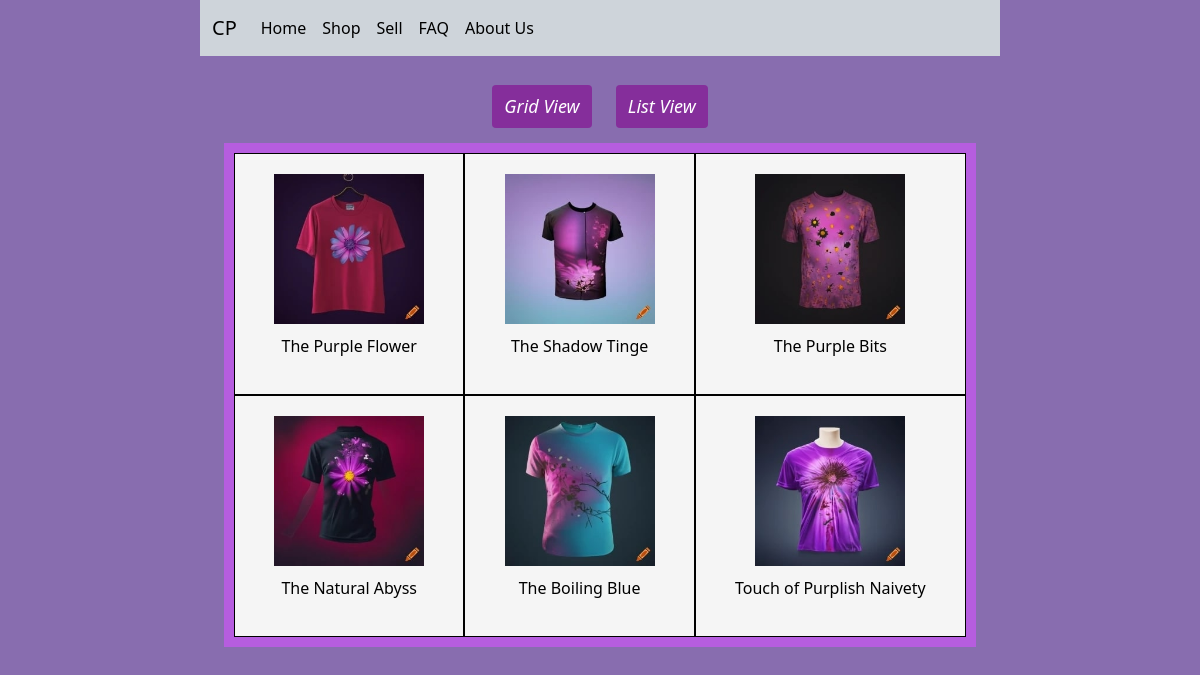
Page /products on the committed database.
### tables this page shows
CREATE TABLE "items" (
	"id"	INTEGER NOT NULL,
	"name"	TEXT NOT NULL,
	"price"	INTEGER,
	"size"	TEXT NOT NULL,
	"image_filename"	TEXT,
	"description"	TEXT,
	"stock"	INTEGER NOT NULL,
	"timestamp"	TIMESTAMP NOT NULL DEFAULT CURRENT_TIMESTAMP,
	"image"	BLOB,
	PRIMARY KEY("id" AUTOINCREMENT)
);

### myapp/app.py (the view)
@app.route('/products')
def products():
    view = request.args.get('view', 'grid')
    item_list = get_all_items()
    return render_template("products.html", items=item_list, view=view)

### myapp/data.py (called while the page is built)
def connect_to_db(path):
    conn = sqlite3.connect(path)
    conn.row_factory = sqlite3.Row
    return conn, conn.cursor()

def get_all_items():
    conn, cur = connect_to_db(db_path)
    query = 'SELECT *, "/static/img/" || image_filename AS image_url FROM items'
    results = cur.execute(query).fetchall()
    conn.close()
    return results

### myapp/templates/products.html (shortened to what this page needs)
{% extends 'base.html' %}
{% block content %}
<div class="view-options">
  <a href="{{ url_for('products', view='grid') }}" class="view-option {% if view == 'grid' %}active{% endif %}">
    <button class="view-button"><i class="fas fa-th-large"> Grid View </i></button>
  </a>
  <a href="{{ url_for('products', view='list') }}" class="view-option {% if view == 'list' %}active{% endif %}">
    <button class="view-button"><i class="fas fa-bars"> List View </i></button>
  </a>
</div>
{% set displayed_items = [] %}
{% if view == 'grid' %}
  <div class="grid-container">
    {% for item in items %}
      {% if item['image_url'] not in displayed_items %}
        {% set _ = displayed_items.append(item['image_url']) %}
        <div class="grid-item">
          <a href="{{ url_for('item_by_name', name=item['name']) }}">
            <img src="{{ item['image_url'] }}" alt="Item Image">
            <p>{{ item['name'] }}</p>
          </a>
        </div>
      {% endif %}
    {% endfor %}
  </div>
{% endif %}
{% endblock %}

### myapp/templates/base.html (shortened to what this page needs)
<!DOCTYPE html>
<html lang="en">
<head>
    <link href="https://cdn.jsdelivr.net/npm/bootstrap@5.3.0-alpha3/dist/css/bootstrap.min.css" rel="stylesheet">
    <link href="../static/css/style.css" rel="stylesheet">
</head>
<body>
    <nav class="navbar navbar-expand-sm bg-dark-subtle bg-body-tertiary">
        <div class="container-fluid">
          <a class="navbar-brand" href="{{url_for('index')}}">CP</a>
          <div class="collapse navbar-collapse" id="navbarSupportedContent">
            <ul class="navbar-nav me-auto mb-2 mb-lg-0">
              <li class="nav-item">
                <a class="nav-link active" aria-current="page" href="{{url_for('index')}}">Home</a>
              </li>
              <li class="nav-item">
                <a class="nav-link" href="{{url_for('products')}}">Shop</a>
              </li>
              <li class="nav-item">
                <a class="nav-link" href="{{url_for('register')}}">Sell</a>
              </li>
              <li class="nav-item">
                <a class="nav-link" href="{{url_for('faq')}}">FAQ</a>
              </li>
              <li class="nav-item">
                <a class="nav-link" href="{{url_for('about')}}">About Us</a>
              </li>
            </ul>
          </div>
        </div>
      </nav>
    <div class="m-4">
        {% block content %}
        {% endblock %}
    </div>
</body>
</html>

### myapp/static/css/style.css (style rules this page uses)
img { height: 100%; width: 100%; }
body { padding: 0px 200px 0px 200px; background-color: #886DAF; }
a:link { color: black }
* { box-sizing: content-box; }
.view-options { text-align: center; margin-bottom: 10px; }
.view-option { display: inline-block; padding: 5px; margin: 0 5px; color: #888; text-decoration: none; font-size: 20px; }
.view-option.active { color: #000; }
.view-option button { background-color: #852e9b; border: none; color: #fff; padding: 8px 12px; border-radius: 4px; font-size: 18px; cursor: pointer; }
.grid-container { display: grid; grid-template-columns: auto auto auto; background-color: #b65ddf; padding: 10px; }
.grid-item { background-color: whitesmoke; border: 1px solid black; padding: 20px; text-align: center; }
.grid-item a { display: flex; flex-direction: column; align-items: center; text-decoration: none; }
.grid-item img { height: 150px; width: auto; object-fit: contain; }
.grid-item p { font-size: 16px; margin-top: 10px; }

### rows in the picture
items: shows a picture, name "The Purple Flower"
items: shows a picture, name "The Shadow Tinge"
items: shows a picture, name "The Purple Bits"
items: shows a picture, name "The Natural Abyss"
items: shows a picture, name "The Boiling Blue"
items: shows a picture, name "Touch of Purplish Naivety"
